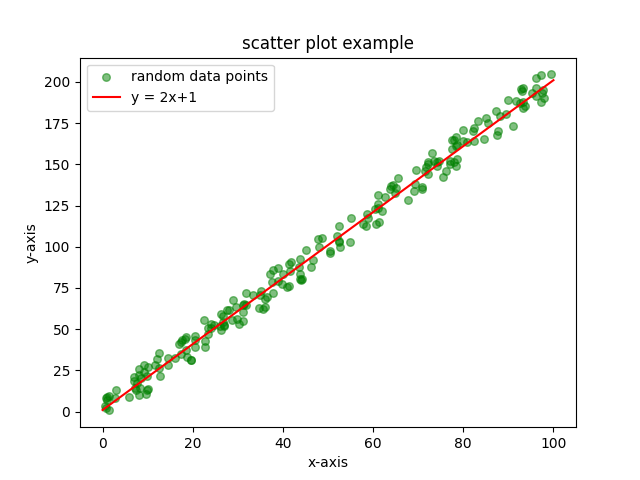

This figure's Python source:
import series as pd
import numpy as np
import matplotlib.pyplot as plt
import scatter

x = [random.uniform(0,100) for _ in range(200)]
y = [2 * val + 1 + random.uniform(-10,10) for val in x]

x_line = range(101)
y_line = [2 * val + 1 for val in x_line]

plt.clf()
plt.scatter(x,y, label="random data points", color="green", marker="o", s = 30, alpha = 0.5)
plt.plot(x_line, y_line, label = "y = 2x+1", color = 'red')
plt.title("scatter plot example")
plt.xlabel("x-axis")
plt.ylabel("y-axis")
plt.legend()
plt.savefig("./scatter.png")
plt.show()
